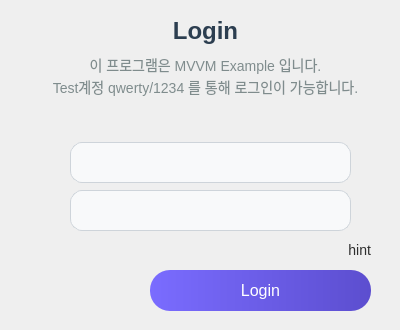
<?xml version="1.0" encoding="UTF-8"?>
<ui version="4.0">
 <class>LoginDialog</class>
 <widget class="QDialog" name="LoginDialog">
  <property name="geometry">
   <rect>
    <x>0</x>
    <y>0</y>
    <width>400</width>
    <height>330</height>
   </rect>
  </property>
  <property name="windowTitle">
   <string>RTSP_Player Login</string>
  </property>
  <property name="autoFillBackground">
   <bool>false</bool>
  </property>
  <property name="styleSheet">
   <string notr="true">QDialog{
	border-image: url(:/images/Resources/loginDlgBackground.jpg) 0 0 0 0 stretch stretch;
}</string>
  </property>
  <widget class="QLineEdit" name="editID">
   <property name="geometry">
    <rect>
     <x>70</x>
     <y>142</y>
     <width>281</width>
     <height>41</height>
    </rect>
   </property>
   <property name="styleSheet">
    <string notr="true">/* QLineEdit 기본 스타일 */
QLineEdit {
    background-color: #f8f9fa; /* 밝은 회색 배경 */
    color: #212529; /* 다크 텍스트 */
    font-family: 'Segoe UI', Arial, sans-serif; /* 읽기 쉬운 기본 폰트 */
    font-size: 14px; /* 기본 폰트 크기 */
    border: 1px solid #ced4da; /* 얇은 회색 테두리 */
    border-radius: 12px; /* 둥근 모서리 */
    padding: 10px; /* 내부 여백 (아이콘 공간 포함) */
}

/* QLineEdit 포커스 시 강조 */
QLineEdit:focus {
    border: 1px solid #007bff; /* 파란색 테두리 강조 */
}</string>
   </property>
   <property name="maxLength">
    <number>30</number>
   </property>
  </widget>
  <widget class="QLineEdit" name="editPW">
   <property name="geometry">
    <rect>
     <x>70</x>
     <y>190</y>
     <width>281</width>
     <height>41</height>
    </rect>
   </property>
   <property name="statusTip">
    <string/>
   </property>
   <property name="styleSheet">
    <string notr="true">/* QLineEdit 기본 스타일 */
QLineEdit {
    background-color: #f8f9fa; /* 밝은 회색 배경 */
    color: #212529; /* 다크 텍스트 */
    font-family: 'Segoe UI', Arial, sans-serif; /* 읽기 쉬운 기본 폰트 */
    font-size: 14px; /* 기본 폰트 크기 */
    border: 1px solid #ced4da; /* 얇은 회색 테두리 */
    border-radius: 12px; /* 둥근 모서리 */
    padding: 10px; /* 내부 여백 (아이콘 공간 포함) */
}

/* QLineEdit 포커스 시 강조 */
QLineEdit:focus {
    border: 1px solid #007bff; /* 파란색 테두리 강조 */
}
</string>
   </property>
   <property name="maxLength">
    <number>30</number>
   </property>
   <property name="echoMode">
    <enum>QLineEdit::EchoMode::Password</enum>
   </property>
  </widget>
  <widget class="QLabel" name="labelMessage">
   <property name="geometry">
    <rect>
     <x>20</x>
     <y>240</y>
     <width>351</width>
     <height>20</height>
    </rect>
   </property>
   <property name="styleSheet">
    <string notr="true">QLabel {
	font-family: Arial, sans-serif;
	font-size: 14px;
	color: #2e2e2e;
	border-radius: 5px;
}</string>
   </property>
   <property name="text">
    <string>hint</string>
   </property>
   <property name="alignment">
    <set>Qt::AlignmentFlag::AlignRight|Qt::AlignmentFlag::AlignTrailing|Qt::AlignmentFlag::AlignVCenter</set>
   </property>
  </widget>
  <widget class="QPushButton" name="btnLogin">
   <property name="geometry">
    <rect>
     <x>150</x>
     <y>270</y>
     <width>221</width>
     <height>41</height>
    </rect>
   </property>
   <property name="styleSheet">
    <string notr="true">
/* QPushButton 스타일 */
QPushButton {
    background-color: #6c63ff; /* 보라색 버튼 배경 */
    background: qlineargradient(spread:pad, x1:0, y1:0.5, x2:1, y2:0.5, stop:0 #7a6cff, stop:1 #5c4ecf); /* 좌측 밝고 우측 어두운 그라디언트 */
    color: #ffffff; /* 흰색 텍스트 */
    font-family: 'Segoe UI', Arial, sans-serif; /* 읽기 쉬운 기본 폰트 */
    font-size: 16px; /* 기본 폰트 크기 */
    border: none; /* 테두리 제거 */
    border-radius: 20px; /* 둥근 모서리 */
    padding: 10px 20px; /* 내부 여백 */
}

/* QPushButton 호버 효과 */
QPushButton:hover {
    background-color: #574b90; /* 더 어두운 보라색 */
}

/* QPushButton 클릭 효과 */
QPushButton:pressed {
    background-color: #3e3365; /* 더욱 어두운 보라색 */
}</string>
   </property>
   <property name="text">
    <string>Login</string>
   </property>
  </widget>
  <widget class="QLabel" name="label">
   <property name="geometry">
    <rect>
     <x>140</x>
     <y>10</y>
     <width>131</width>
     <height>41</height>
    </rect>
   </property>
   <property name="styleSheet">
    <string notr="true">QLabel {
    font-size: 24px;                /* 타이틀에 어울리는 크기 */
    font-weight: bold;              /* 굵은 글씨 */
    color: #2c3e50;                 /* 글자 색 (어두운 파란색) */
    border-radius: 10px;            /* 둥근 모서리 */
}</string>
   </property>
   <property name="text">
    <string>Login</string>
   </property>
   <property name="alignment">
    <set>Qt::AlignmentFlag::AlignCenter</set>
   </property>
  </widget>
  <widget class="QLabel" name="label_2">
   <property name="geometry">
    <rect>
     <x>30</x>
     <y>50</y>
     <width>351</width>
     <height>51</height>
    </rect>
   </property>
   <property name="styleSheet">
    <string notr="true">QLabel {
    font-size: 14px;                /* 작은 글씨 크기 */
    color: #7f8c8d;                 /* 회색 계열의 텍스트 색 */
    background-color: transparent;  /* 배경은 투명하게 */
    padding: 5px 10px;              /* 여백 */
    text-align: left;               /* 왼쪽 정렬 */
    line-height: 1.5;               /* 줄 간격 조정 */
}</string>
   </property>
   <property name="text">
    <string>이 프로그램은 MVVM Example 입니다.
Test계정 qwerty/1234 를 통해 로그인이 가능합니다.</string>
   </property>
   <property name="alignment">
    <set>Qt::AlignmentFlag::AlignCenter</set>
   </property>
  </widget>
 </widget>
 <resources/>
 <connections/>
</ui>
